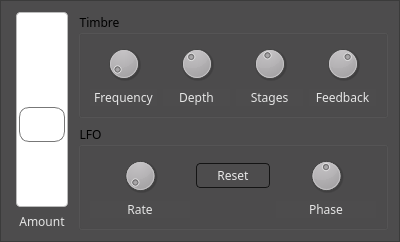
<?xml version="1.0" encoding="UTF-8"?>
<ui version="4.0">
 <class>FJPhaserFrame</class>
 <widget class="QFrame" name="FJPhaserFrame">
  <property name="geometry">
   <rect>
    <x>0</x>
    <y>0</y>
    <width>400</width>
    <height>242</height>
   </rect>
  </property>
  <property name="minimumSize">
   <size>
    <width>0</width>
    <height>242</height>
   </size>
  </property>
  <property name="maximumSize">
   <size>
    <width>16777215</width>
    <height>242</height>
   </size>
  </property>
  <property name="windowTitle">
   <string>Frame</string>
  </property>
  <property name="styleSheet">
   <string notr="true">* {
    background: #4d4c4d;
    font-family: handelgotdlig;
    font-weight: 200;
}



 QComboBox {
     border: 1px solid #141414;
     border-radius: 4px;
     padding: 1px 18px 1px 3px;
     min-width: 6em;
     color: #e8e8e8;
 }

 QComboBox:editable {
    background: #5b5a5b
 }

 QComboBox:!editable, QComboBox::drop-down:editable {
      background: qlineargradient(x1: 0, y1: 0, x2: 0, y2: 1,
      stop: 0 #3c3c3c, stop: 1 #262627);
 }

 /* QComboBox gets the &quot;on&quot; state when the popup is open */
 QComboBox:!editable:on, QComboBox::drop-down:editable:on {
     background: #5b5a5b
 }

 QComboBox:on { /* shift the text when the popup opens */
     padding-top: 3px;
     padding-left: 4px;
 }

 QComboBox::drop-down {
     subcontrol-origin: padding;
     subcontrol-position: top right;
     width: 15px;

     border-left-width: 1px;
     border-left-color: darkgray;
     border-left-style: solid; /* just a single line */
     border-top-right-radius: 3px; /* same radius as the QComboBox */
     border-bottom-right-radius: 3px;
 }

QComboBox QAbstractItemView {
    border: 1px solid #141414;
    selection-background-color: #5b5a5b;
}

 QSpinBox {
     /*padding-right: 15px; make room for the arrows */
     background-color: qlineargradient(x1: 0, y1: 0, x2: 0, y2: 1,
                                      stop: 0 #3c3c3c, stop: 1 #262627);
    color: #e8e8e8;
     border: none;
     border-radius: 4px;
     /*border-width: 3;*/
}

QSpinBox::up-button {
    border: none;
}

QSpinBox::down-button {
    border: none;
}

QLineEdit {
    border: 1px solid #141414;
    border-radius: 4px;
    color: #e8e8e8;
    background-color: qlineargradient(x1: 0, y1: 0, x2: 0, y2: 1,
                                     stop: 0 #3c3c3c, stop: 1 #262627);
    selection-background-color: #e8e8e8;
    selection-color: #262627
}

QProgressBar {
    border: 1px solid #141414;
    border-radius: 4px;
    text-align: center;
 }


 QProgressBar::chunk {
    background-color: qlineargradient(x1: 0, y1: 0, x2: 0, y2: 1,
                                      stop: 0 #3c3c3c, stop: 1 #262627);
    width: 20px;
 }

QFrame, QLabel, QToolTip {
   color: #e5e5e5;
   /*border: 1px solid #141414;*/
}

QFrame[style=&quot;plain&quot;] {
    border: 100px solid pink;
}

QAbstractButton {
   padding: 3px;
   border: 1px solid #141414;
   border-radius: 4px;
   background-color: qlineargradient(x1: 0, y1: 0, x2: 0, y2: 1,
                                     stop: 0 #3c3c3c, stop: 1 #262627);
    color: #e8e8e8;
}
QAbstractButton::hover {
   background-color: #5b5a5b;
}

QAbstractButton::disabled {
    color: #262627;
}

QAbstractButton::checked {
    background-color: #1c1c1c;
}

 QTabWidget::pane { /* The tab widget frame */
     border-top: 1px solid #141414;
     position: absolute;
     top: -0.5em;
 }

 QTabWidget::tab-bar {
     alignment: center;
 }

 /* Style the tab using the tab sub-control. Note that
     it reads QTabBar _not_ QTabWidget */
 QTabBar::tab {
 background-color: qlineargradient(x1: 0, y1: 0, x2: 0, y2: 1,
                                   stop: 0 #3c3c3c, stop: 1 #262627);

    border: 1px solid #141414;

     /*border: 2px solid #C4C4C3;
     border-bottom-color: #C2C7CB; same as the pane color */
     border-top-left-radius: 4px;
     border-top-right-radius: 4px;
     min-width: 8ex;
     padding: 2px;
     color: #e8e8e8;
 }

 QTabBar::tab:selected, QTabBar::tab:hover {
     background: #5b5a5b;
 }

 QTabBar::tab:selected {
     border-color: #5b5a5b;
     color: #141414;
     /*border-bottom-color: #C2C7CB; same as pane color */
 }

 QSlider::groove:horizontal {
 border: 1px solid #141414;
     height: 8px; /* the groove expands to the size of the slider by default. by giving it a height, it has a fixed size */
     background-color: qlineargradient(x1: 0, y1: 0, x2: 0, y2: 1,
                                       stop: 0 #3c3c3c, stop: 1 #262627);
     margin: 2px 0;
 }

 QSlider::handle:horizontal {
 background-color: qlineargradient(x1: 0, y1: 0, x2: 0, y2: 1,
                                   stop: 0 #3c3c3c, stop: 1 #262627);     border: 1px solid #5c5c5c;
     width: 18px;
     /*margin: -2px 0;  handle is placed by default on the contents rect of the groove. Expand outside the groove */
     border-radius: 3px;
 }

  QScrollBar:vertical {
      border: 0px solid transparent;
      background: transparent;
      width: 4px;
      margin: 0px 0 0px 0;
  }
  QScrollBar::handle:vertical {
      background: #e8e8e8;
      min-width: 20px;
      border: 2px solid #e8e8e8;
      border-radius: 2px;
  }
  QScrollBar::add-line:vertical {
      border: 0px solid transparent;
      background: transparent;
      height: 0px;
      subcontrol-position: bottom;
      subcontrol-origin: margin;
  }

  QScrollBar::sub-line:vertical {
      border: 0px solid transparent;
      background: transparent;
      height: 0px;
      subcontrol-position: top;
      subcontrol-origin: margin;
  }
  QScrollBar::up-arrow:vertical, QScrollBar::down-arrow:vertical {
      border: 0px solid grey;
      width: 0px;
      height: 0px;
      background: white;
  }

  QScrollBar::add-page:vertical, QScrollBar::sub-page:vertical {
      background: none;
  }



  QScrollBar:horizontal {
      border: 0px solid transparent;
      background: transparent;
      height: 4px;
      margin: 0px 0 0px 0;
  }
  QScrollBar::handle:horizontal{
      background: #e8e8e8;
      min-height: 20px;
      border: 2px solid #e8e8e8;
      border-radius: 2px;
  }
  QScrollBar::add-line:horizontal {
      border: 0px solid transparent;
      background: transparent;
      height: 0px;
      subcontrol-position: bottom;
      subcontrol-origin: margin;
  }

  QScrollBar::sub-line:horizontal {
      border: 0px solid transparent;
      background: transparent;
      height: 0px;
      subcontrol-position: top;
      subcontrol-origin: margin;
  }
  QScrollBar::up-arrow:horizontal, QScrollBar::down-arrow:horizontal {
      border: 0px solid grey;
      width: 0px;
      height: 0px;
      background: white;
  }

  QScrollBar::add-page:vertical, QScrollBar::sub-page:vertical {
      background: none;
  }





QSlider::groove:horizontal {
border: 1px solid #bbb;
background: white;
height: 20px;
border-radius: 4px;
}

QSlider::groove:vertical {
border: 1px solid #bbb;
background: white;
width: 50px;
border-radius: 4px;
}

QSlider::sub-page:horizontal {
background: qlineargradient(x1: 0, y1: 0,    x2: 0, y2: 1,
    stop: 0 #444, stop: 1 #bbb);
background: qlineargradient(x1: 0, y1: 0.2, x2: 1, y2: 1,
    stop: 0 #bbb, stop: 1 #555);
border: 0px solid #777;
height: 40px;
border-radius: 4px;
border-top-left-radius: 4px;
border-top-right-radius: 0px;
border-bottom-left-radius: 4px;
border-bottom-right-radius: 0px;
}

QSlider::sub-page:vertical {
background: qlineargradient(x1: 0, y1: 1,    x2: 0, y2: 0,
    stop: 0 #bbb, stop: 1 #444);
background: qlineargradient(x1: 0, y1: 1, x2: 1, y2: 0.2,
    stop: 0 #555, stop: 1 #bbb);
border: 0px solid #777;
width: 50px;
border-top-left-radius: 4px;
border-top-right-radius: 4px;
border-bottom-left-radius: 0px;
border-bottom-right-radius: 0px;
}

QSlider::add-page:horizontal {
background: qlineargradient(x1: 0, y1: 1,    x2: 0, y2: 0,
    stop: 0 #bbb, stop: 1 #444);
background: qlineargradient(x1: 0, y1: 1, x2: 1, y2: 0.2,
    stop: 0 #555, stop: 1 #bbb);
border: 0px solid #777;
height: 40px;
border-top-left-radius: 0px;
border-top-right-radius: 4px;
border-bottom-left-radius: 0px;
border-bottom-right-radius: 4px;
}

QSlider::add-page:vertical {
background: qlineargradient(x1: 0, y1: 1,    x2: 0, y2: 0,
    stop: 0 #444, stop: 1 #bbb);
background: qlineargradient(x1: 1, y1: 1, x2: 0, y2: 0.2,
    stop: 0 #bbb, stop: 1 #555);
border: 0px solid #777;
width: 50px;
border-top-left-radius: 0px;
border-top-right-radius: 0px;
border-bottom-left-radius: 4px;
border-bottom-right-radius: 4px;
}

QSlider::handle:horizontal {
     background-color: qlineargradient(x1: 0, y1: 0, x2: 0, y2: 1,
                                      stop: 0 #3c3c3c, stop: 1 #262627);
border: 1px solid #777;
width: 53px;
margin-top: -2px;
margin-bottom: -2px;
border-radius: 10px;
margin: 2px;
}

QSlider::handle:vertical {
     background-color: qlineargradient(x1: 0, y1: 0, x2: 0, y2: 1,
                                      stop: 0 #3c3c3c, stop: 1 #262627);
border: 1px solid #777;
height: 33px;
margin-top: -2px;
margin-bottom: -2px;
border-radius: 10px;
margin: 2px;
}

QSlider::sub-page:horizontal:disabled {
background: #bbb;
border-color: #999;
}

QSlider::sub-page:vertical:disabled {
background: #bbb;
border-color: #999;
}

QSlider::add-page:horizontal:disabled {
background: #eee;
border-color: #999;
}

QSlider::add-page:vertical:disabled {
background: #eee;
border-color: #999;
}

QSlider::handle:horizontal:disabled {
background: #eee;
border: 1px solid #aaa;
border-radius: 4px;
}

QSlider::handle:vertical:disabled {
background: #eee;
border: 1px solid #aaa;
border-radius: 4px;
}</string>
  </property>
  <property name="frameShape">
   <enum>QFrame::StyledPanel</enum>
  </property>
  <property name="frameShadow">
   <enum>QFrame::Raised</enum>
  </property>
  <layout class="QGridLayout" name="gridLayout">
   <item row="0" column="0">
    <widget class="QSlider" name="verticalSlider_amount">
     <property name="minimumSize">
      <size>
       <width>60</width>
       <height>0</height>
      </size>
     </property>
     <property name="maximumSize">
      <size>
       <width>60</width>
       <height>16777215</height>
      </size>
     </property>
     <property name="styleSheet">
      <string notr="true">
QSlider::handle:vertical {
     background-color: qlineargradient(x1: 0, y1: 0, x2: 0, y2: 1,
                                      stop: 0 #3c3c3c, stop: 1 #FF2627);
border: 1px solid #777;
height: 33px;
margin-top: -2px;
margin-bottom: -2px;
border-radius: 10px;
margin: 2px;
}
</string>
     </property>
     <property name="maximum">
      <number>100</number>
     </property>
     <property name="value">
      <number>40</number>
     </property>
     <property name="orientation">
      <enum>Qt::Vertical</enum>
     </property>
    </widget>
   </item>
   <item row="0" column="1" rowspan="2">
    <layout class="QVBoxLayout" name="verticalLayout">
     <item>
      <widget class="QGroupBox" name="groupBox_2">
       <property name="title">
        <string>Timbre</string>
       </property>
       <layout class="QGridLayout" name="gridLayout_2">
        <item row="0" column="0">
         <widget class="QDial" name="dial_center">
          <property name="minimum">
           <number>20</number>
          </property>
          <property name="maximum">
           <number>20000</number>
          </property>
          <property name="value">
           <number>1000</number>
          </property>
         </widget>
        </item>
        <item row="0" column="2">
         <widget class="QDial" name="dial_stages">
          <property name="minimum">
           <number>1</number>
          </property>
          <property name="maximum">
           <number>12</number>
          </property>
          <property name="value">
           <number>6</number>
          </property>
         </widget>
        </item>
        <item row="1" column="2">
         <widget class="QLabel" name="label_3">
          <property name="text">
           <string>Stages</string>
          </property>
          <property name="alignment">
           <set>Qt::AlignCenter</set>
          </property>
         </widget>
        </item>
        <item row="0" column="3">
         <widget class="QDial" name="dial_feedback">
          <property name="minimum">
           <number>-99</number>
          </property>
          <property name="value">
           <number>25</number>
          </property>
         </widget>
        </item>
        <item row="1" column="0">
         <widget class="QLabel" name="label_2">
          <property name="text">
           <string>Frequency</string>
          </property>
          <property name="alignment">
           <set>Qt::AlignCenter</set>
          </property>
         </widget>
        </item>
        <item row="1" column="1">
         <widget class="QLabel" name="label_5">
          <property name="text">
           <string>Depth</string>
          </property>
          <property name="alignment">
           <set>Qt::AlignCenter</set>
          </property>
         </widget>
        </item>
        <item row="0" column="1">
         <widget class="QDial" name="dial_depth">
          <property name="maximum">
           <number>10800</number>
          </property>
          <property name="value">
           <number>4000</number>
          </property>
         </widget>
        </item>
        <item row="1" column="3">
         <widget class="QLabel" name="label_6">
          <property name="text">
           <string>Feedback</string>
          </property>
          <property name="alignment">
           <set>Qt::AlignCenter</set>
          </property>
         </widget>
        </item>
       </layout>
      </widget>
     </item>
     <item>
      <widget class="QGroupBox" name="groupBox">
       <property name="title">
        <string>LFO</string>
       </property>
       <layout class="QGridLayout" name="gridLayout_3">
        <item row="0" column="0">
         <widget class="QDial" name="dial_rate">
          <property name="minimum">
           <number>10</number>
          </property>
          <property name="maximum">
           <number>20000</number>
          </property>
          <property name="value">
           <number>250</number>
          </property>
         </widget>
        </item>
        <item row="0" column="2">
         <widget class="QDial" name="dial_phase">
          <property name="maximum">
           <number>360</number>
          </property>
          <property name="value">
           <number>180</number>
          </property>
         </widget>
        </item>
        <item row="0" column="1">
         <widget class="QPushButton" name="pushButton_reset">
          <property name="text">
           <string>Reset</string>
          </property>
         </widget>
        </item>
        <item row="1" column="0">
         <widget class="QLabel" name="label_8">
          <property name="text">
           <string>Rate</string>
          </property>
          <property name="alignment">
           <set>Qt::AlignCenter</set>
          </property>
         </widget>
        </item>
        <item row="1" column="2">
         <widget class="QLabel" name="label_9">
          <property name="text">
           <string>Phase</string>
          </property>
          <property name="alignment">
           <set>Qt::AlignCenter</set>
          </property>
         </widget>
        </item>
       </layout>
      </widget>
     </item>
    </layout>
   </item>
   <item row="1" column="0">
    <widget class="QLabel" name="label">
     <property name="minimumSize">
      <size>
       <width>60</width>
       <height>0</height>
      </size>
     </property>
     <property name="maximumSize">
      <size>
       <width>60</width>
       <height>16777215</height>
      </size>
     </property>
     <property name="text">
      <string>Amount</string>
     </property>
     <property name="alignment">
      <set>Qt::AlignCenter</set>
     </property>
    </widget>
   </item>
  </layout>
 </widget>
 <resources/>
 <connections/>
</ui>
